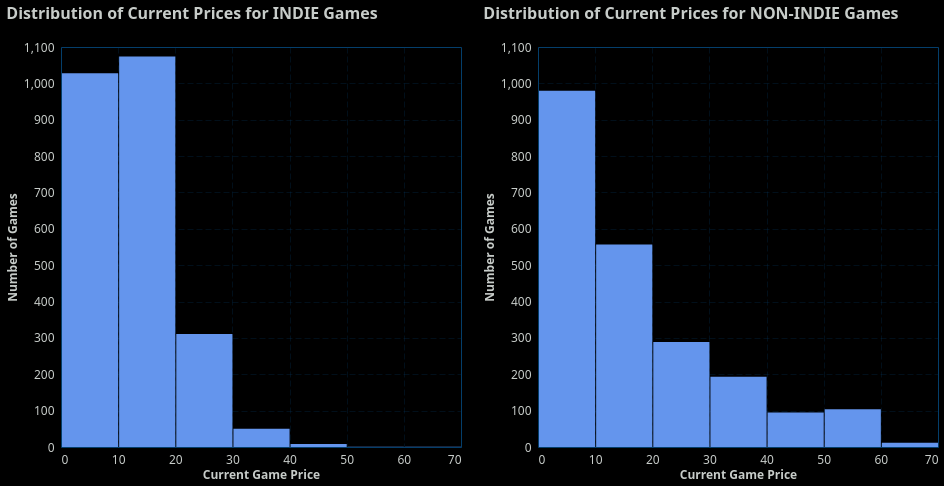

The Vega-Lite source for this figure:
### Vega-Lite specification from a JSON file in a GitHub repository (floating-point values rounded to 4 significant figures; data arrays with more than 128 entries replaced by an {"elided": "..."} marker saying what was removed)
{"config": {"view": {"continuousWidth": 400, "continuousHeight": 300, "stroke": "#043f6b", "strokeWidth": 1}, "background": "#000000", "mark": {"color": "#6495ED"}, "arc": {"fill": "#6495ED"}, "area": {"fill": "#6495ED", "line": true, "fillOpacity": 0.1}, "line": {"stroke": "#6495ED", "strokeWidth": 2}, "path": {"stroke": "#6495ED"}, "rect": {"fill": "#6495ED"}, "shape": {"stroke": "#6495ED"}, "symbol": {"fill": "#6495ED"}, "title": {"color": "#C7CCC9", "anchor": "start", "dy": -15, "fontSize": 16, "font": "IBM Plex Sans,system-ui,-apple-system,BlinkMacSystemFont,\".sfnstext-regular\",sans-serif", "fontWeight": 600}, "axisBand": {"grid": false}, "axis": {"labelColor": "#C7CCC9", "labelFontSize": 12, "labelFont": "IBM Plex Sans Condensed, system-ui, -apple-system, BlinkMacSystemFont, \".SFNSText-Regular\", sans-serif", "labelFontWeight": 400, "titleColor": "#C7CCC9", "titleFontWeight": 600, "titleFontSize": 12, "grid": true, "gridColor": "#043f6b", "labelAngle": 0, "domainColor": null, "tickColor": null, "labelPadding": 2, "tickSize": 5, "tickWidth": 0.5, "gridOpacity": 1, "gridZ": 1}, "axisX": {"gridDash": [6, 3], "gridWidth": 0.25, "gridColor": "#043f6b"}, "axisY": {"gridDash": [6, 3], "gridWidth": 0.25, "gridColor": "#043f6b"}, "layer": {"grid": 1, "mark": 0}, "legend": {"labelFontSize": 11, "padding": 1, "symbolType": "square", "labelColor": "#C7CCC9", "titleColor": "#C7CCC9"}, "style": {"guide-label": {"font": "IBM Plex Sans,system-ui,-apple-system,BlinkMacSystemFont,\".sfnstext-regular\",sans-serif", "fill": "#C7CCC9", "fontWeight": 400}, "guide-title": {"font": "IBM Plex Sans,system-ui,-apple-system,BlinkMacSystemFont,\".sfnstext-regular\",sans-serif", "fill": "#C7CCC9", "fontWeight": 400}}, "range": {"category": ["#d8ff4f", "#ff00a0", "#00f0ff", "#ff4f00", "#00ff41", "#9d00ff"]}}, "hconcat": [{"data": {"name": "data-11c6f6a7a522eedbde897be8159a0cad"}, "mark": {"type": "bar"}, "encoding": {"x": {"bin": {"extent": [0.0, 69.99], "step": 10}, "field": "current_price", "title": "Current Game Price", "type": "quantitative"}, "y": {"aggregate": "count", "title": "Number of Games", "type": "quantitative"}}, "height": 400, "title": "Distribution of Current Prices for INDIE Games", "width": 400}, {"data": {"name": "data-5346d09ca95a8e959c219a19b892c040"}, "mark": {"type": "bar"}, "encoding": {"x": {"bin": {"extent": [0.0, 69.99], "step": 10}, "field": "current_price", "title": "Current Game Price", "type": "quantitative"}, "y": {"aggregate": "count", "title": "Number of Games", "type": "quantitative"}}, "height": 400, "title": "Distribution of Current Prices for NON-INDIE Games", "width": 400}], "resolve": {"scale": {"y": "shared"}}, "$schema": "https://vega.github.io/schema/vega-lite/v5.16.3.json", "datasets": {"data-11c6f6a7a522eedbde897be8159a0cad": {"elided": "2473 records"}, "data-5346d09ca95a8e959c219a19b892c040": {"elided": "2230 records"}}}
